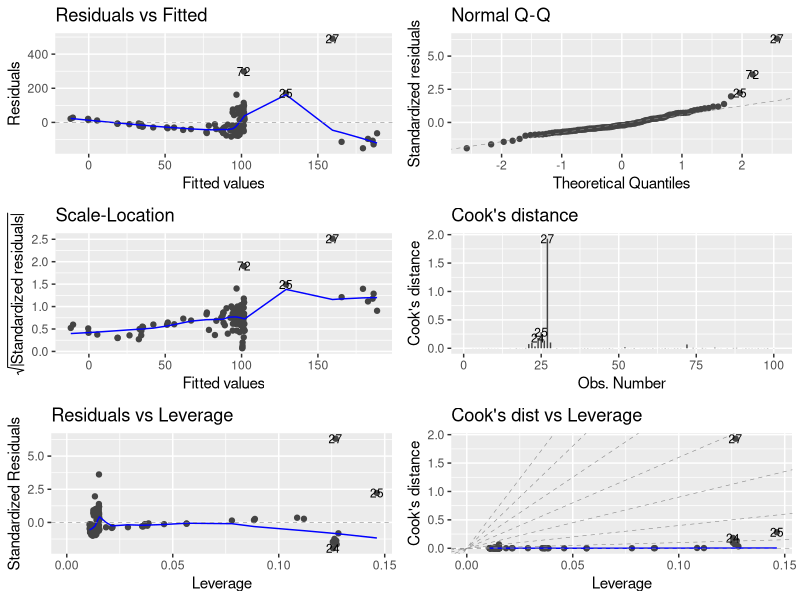
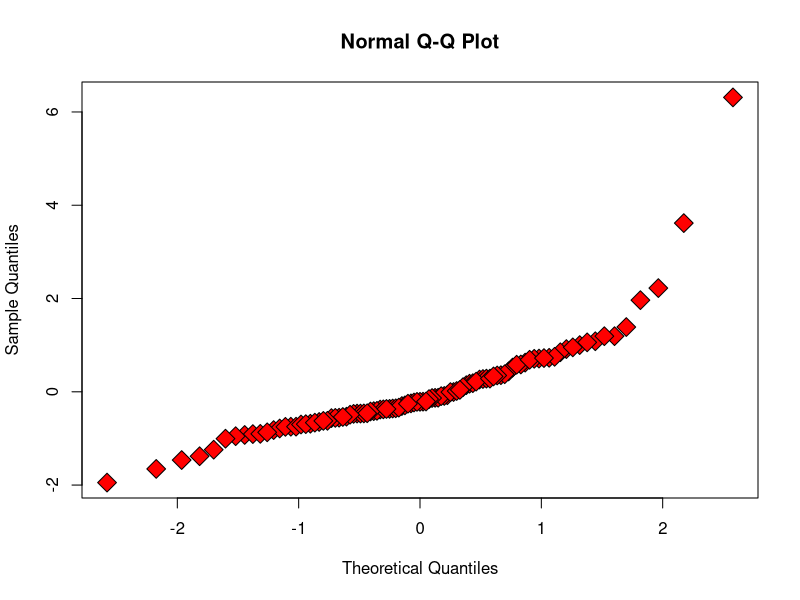
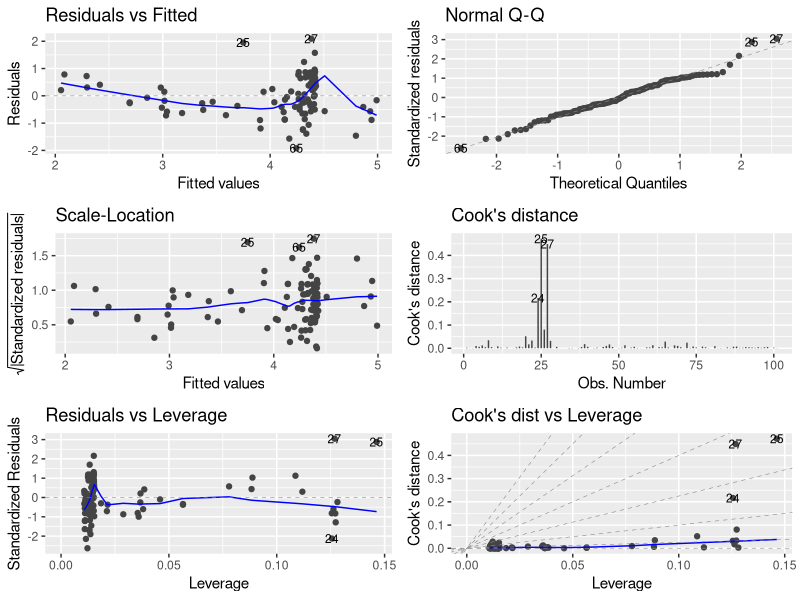
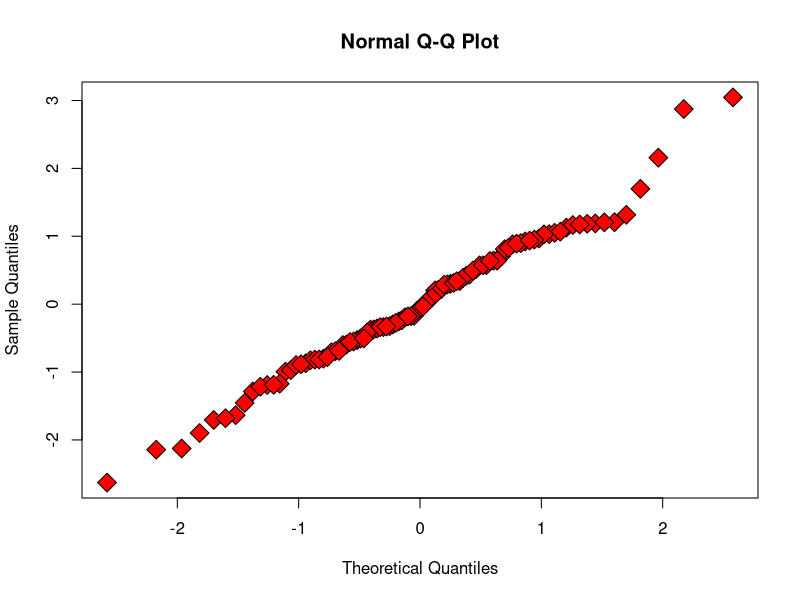
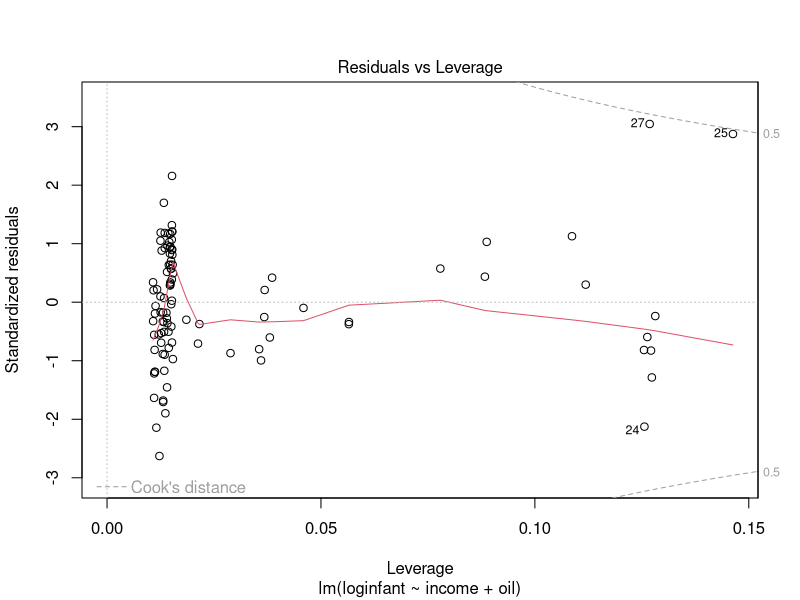
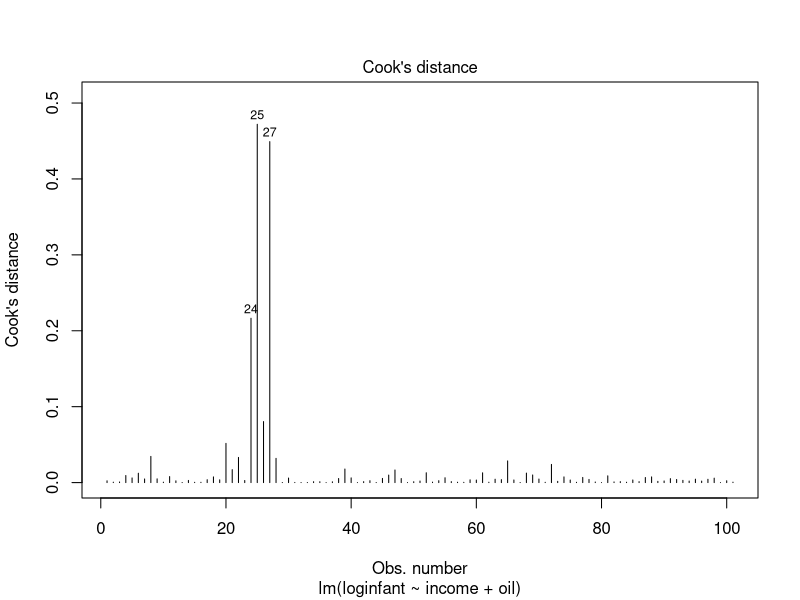
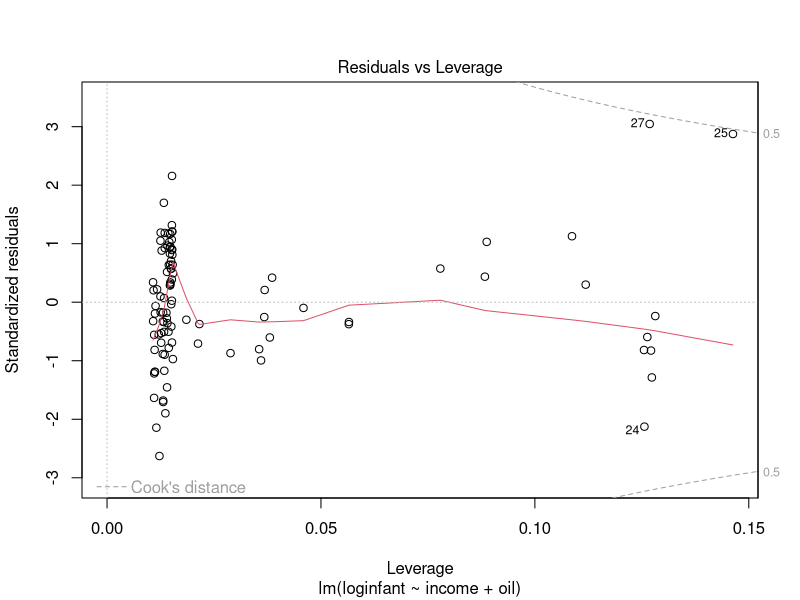
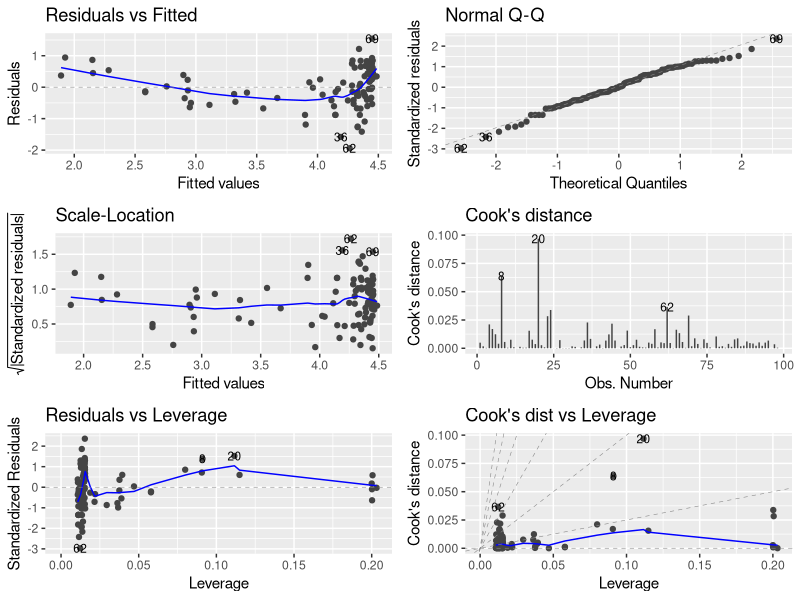

The R source for these figures, in order:
## ---- chunk 1
if(!require("carData")){
  install.packages("carData")
}
library(carData)

if(!require("data.table")){
  install.packages("data.table")
}
library(data.table)

if(!require("ggfortify")){
  install.packages("ggfortify")
}
library(ggfortify)

# Read in the data and set it as data.table
dt = Leinhardt
setDT(dt)
## ---- chunk 2
dt = na.omit(dt)
## ---- chunk 3
myfit=lm(infant ~ income + oil, data=dt)
summary(myfit)
## ---- chunk 4
autoplot(myfit,which=1:6,label.size = 3)
qqnorm(rstandard(myfit), pch=23, bg='red', cex=2)
## ---- chunk 5
dt$loginfant = log(dt$infant)
#Re-fit the model
myfit1=lm(loginfant ~ income + oil, data=dt)
#plot(myfit1)
#Re-plot the diagnosis plots
autoplot(myfit1,which=1:6,label.size = 3)
qqnorm(rstandard(myfit1), pch=23, bg='red', cex=2)
## ---- chunk 6
plot(myfit1, 5)
## ---- chunk 7
HighLeverage = cooks.distance(myfit1) > (3*(2+1)/nrow(dt))
## ---- chunk 8
LargeResiduals <- rstudent(myfit1) > 3
## ---- chunk 9
# Cook's distance
plot(myfit1, 4)
# Residuals vs Leverage
plot(myfit1, 5)
## ---- chunk 10
dt <- dt[!HighLeverage & !LargeResiduals,]
myfit2 = lm(loginfant ~ income + oil, data=dt)
summary(myfit2)
autoplot(myfit2,which=1:6,label.size = 3)
